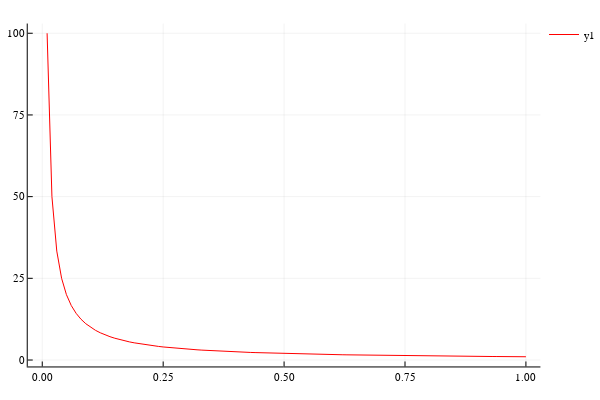

Notebook source saved alongside this figure:
### Markdown cell above
Changing the line color (or other [attributes](https://docs.juliaplots.org/latest/attributes/)) can be done with named arguments to the `plot()` function:

### Code cell
plot(xs, f, linecolor=colorant"red")

### Figure 1 — Plotly figure (JSON) as saved in the notebook; plotly's stock layout.template omitted (floating-point values rounded to 4 significant figures)
{"data": [{"colorbar": {"title": ""}, "hoverinfo": "text", "legendgroup": "y1", "line": {"color": "rgba(255, 0, 0, 1.000)", "dash": "solid", "shape": "linear", "width": 1}, "mode": "lines", "name": "y1", "showlegend": true, "text": [null, null, null, null, null, null, null, null, null, null, null, null, null, null, null, null, null, null, null, null, null, null, null, null, null, null, null, null, null, null, null, null, null, null, null, null, null, null, null, null, null, null, null, null, null, null, null, null, null, null, null, null, null, null, null, null, null, null, null, null, null, null, null, null, null, null, null, null, null, null, null, null, null, null, null, null, null, null, null, null, null, null, null, null, null, null, null, null, null, null, null, null, null, null, null, null, null, null, null, null, null], "type": "scatter", "x": [0, 0.01, 0.02, 0.03, 0.04, 0.05, 0.06, 0.07, 0.08, 0.09, 0.1, 0.11, 0.12, 0.13, 0.14, 0.15, 0.16, 0.17, 0.18, 0.19, 0.2, 0.21, 0.22, 0.23, 0.24, 0.25, 0.26, 0.27, 0.28, 0.29, 0.3, 0.31, 0.32, 0.33, 0.34, 0.35, 0.36, 0.37, 0.38, 0.39, 0.4, 0.41, 0.42, 0.43, 0.44, 0.45, 0.46, 0.47, 0.48, 0.49, 0.5, 0.51, 0.52, 0.53, 0.54, 0.55, 0.56, 0.57, 0.58, 0.59, 0.6, 0.61, 0.62, 0.63, 0.64, 0.65, 0.66, 0.67, 0.68, 0.69, 0.7, 0.71, 0.72, 0.73, 0.74, 0.75, 0.76, 0.77, 0.78, 0.79, 0.8, 0.81, 0.82, 0.83, 0.84, 0.85, 0.86, 0.87, 0.88, 0.89, 0.9, 0.91, 0.92, 0.93, 0.94, 0.95, 0.96, 0.97, 0.98, 0.99, 1], "xaxis": "x1", "y": [null, 100, 50, 33.33, 25, 20, 16.67, 14.29, 12.5, 11.11, 10, 9.091, 8.333, 7.692, 7.143, 6.667, 6.25, 5.882, 5.556, 5.263, 5, 4.762, 4.545, 4.348, 4.167, 4, 3.846, 3.704, 3.571, 3.448, 3.333, 3.226, 3.125, 3.03, 2.941, 2.857, 2.778, 2.703, 2.632, 2.564, 2.5, 2.439, 2.381, 2.326, 2.273, 2.222, 2.174, 2.128, 2.083, 2.041, 2, 1.961, 1.923, 1.887, 1.852, 1.818, 1.786, 1.754, 1.724, 1.695, 1.667, 1.639, 1.613, 1.587, 1.562, 1.538, 1.515, 1.493, 1.471, 1.449, 1.429, 1.408, 1.389, 1.37, 1.351, 1.333, 1.316, 1.299, 1.282, 1.266, 1.25, 1.235, 1.22, 1.205, 1.19, 1.176, 1.163, 1.149, 1.136, 1.124, 1.111, 1.099, 1.087, 1.075, 1.064, 1.053, 1.042, 1.031, 1.02, 1.01, 1], "yaxis": "y1", "zmax": 0.1, "zmin": -0.1}], "layout": {"annotations": [], "height": 400, "legend": {"bgcolor": "rgba(255, 255, 255, 1.000)", "bordercolor": "rgba(0, 0, 0, 1.000)", "font": {"color": "rgba(0, 0, 0, 1.000)", "family": "sans-serif", "size": 11}, "tracegroupgap": 0, "x": 1, "y": 1}, "margin": {"b": 20, "l": 0, "r": 0, "t": 20}, "paper_bgcolor": "rgba(255, 255, 255, 1.000)", "plot_bgcolor": "rgba(255, 255, 255, 1.000)", "showlegend": true, "width": 600, "xaxis": {"anchor": "y1", "domain": [0.05101, 0.9934], "gridcolor": "rgba(0, 0, 0, 0.100)", "gridwidth": 0.5, "linecolor": "rgba(0, 0, 0, 1.000)", "mirror": false, "range": [-0.03, 1.03], "showgrid": true, "showline": true, "showticklabels": true, "tickangle": 0, "tickcolor": "rgb(0, 0, 0)", "tickfont": {"color": "rgba(0, 0, 0, 1.000)", "family": "sans-serif", "size": 11}, "tickmode": "array", "ticks": "inside", "ticktext": ["0.00", "0.25", "0.50", "0.75", "1.00"], "tickvals": [0, 0.25, 0.5, 0.75, 1], "title": "", "titlefont": {"color": "rgba(0, 0, 0, 1.000)", "family": "sans-serif", "size": 15}, "type": "-", "visible": true, "zeroline": false, "zerolinecolor": "rgba(0, 0, 0, 1.000)"}, "yaxis": {"anchor": "x1", "domain": [0.03762, 0.9902], "gridcolor": "rgba(0, 0, 0, 0.100)", "gridwidth": 0.5, "linecolor": "rgba(0, 0, 0, 1.000)", "mirror": false, "range": [-1.97, 103.0], "showgrid": true, "showline": true, "showticklabels": true, "tickangle": 0, "tickcolor": "rgb(0, 0, 0)", "tickfont": {"color": "rgba(0, 0, 0, 1.000)", "family": "sans-serif", "size": 11}, "tickmode": "array", "ticks": "inside", "ticktext": ["0", "25", "50", "75", "100"], "tickvals": [0, 25, 50, 75, 100], "title": "", "titlefont": {"color": "rgba(0, 0, 0, 1.000)", "family": "sans-serif", "size": 15}, "type": "-", "visible": true, "zeroline": false, "zerolinecolor": "rgba(0, 0, 0, 1.000)"}}}
